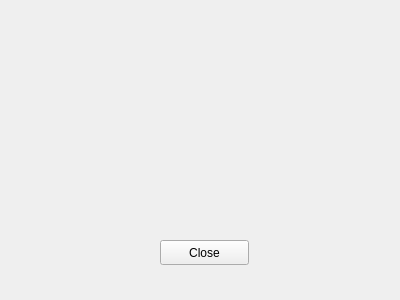
<?xml version="1.0" encoding="UTF-8"?>
<ui version="4.0">
 <class>Server</class>
 <widget class="QWidget" name="Server">
  <property name="geometry">
   <rect>
    <x>0</x>
    <y>0</y>
    <width>400</width>
    <height>300</height>
   </rect>
  </property>
  <property name="windowTitle">
   <string>Server</string>
  </property>
  <widget class="QPushButton" name="btn_close">
   <property name="geometry">
    <rect>
     <x>160</x>
     <y>240</y>
     <width>89</width>
     <height>25</height>
    </rect>
   </property>
   <property name="text">
    <string>Close</string>
   </property>
  </widget>
  <widget class="QLabel" name="lbl_Port">
   <property name="geometry">
    <rect>
     <x>110</x>
     <y>140</y>
     <width>191</width>
     <height>41</height>
    </rect>
   </property>
   <property name="text">
    <string/>
   </property>
  </widget>
  <widget class="QLabel" name="lbl_message">
   <property name="geometry">
    <rect>
     <x>120</x>
     <y>60</y>
     <width>171</width>
     <height>31</height>
    </rect>
   </property>
   <property name="font">
    <font>
     <pointsize>14</pointsize>
    </font>
   </property>
   <property name="text">
    <string/>
   </property>
  </widget>
 </widget>
 <resources/>
 <connections/>
</ui>
